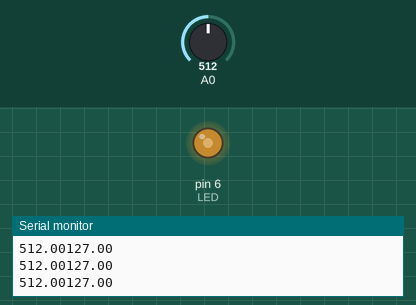
The sketch below on a simulated Arduino Uno, built with avr-gcc and run on an emulated ATmega328P. On the bench: output pins drawn as LEDs (lit = HIGH), the last lines printed to the serial monitor. The test bench sets the inputs (shaded band); at power-on: A0 = 512.

Above: at 1.2 s.
1.3 s: A0 set to 716
At 1.7 s:
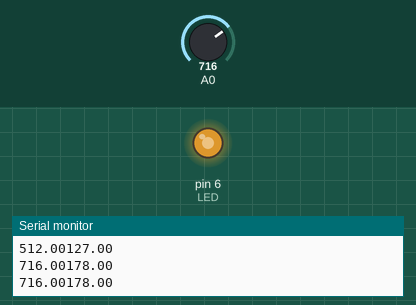
2.9 s: A0 set to 900
At 4.2 s:
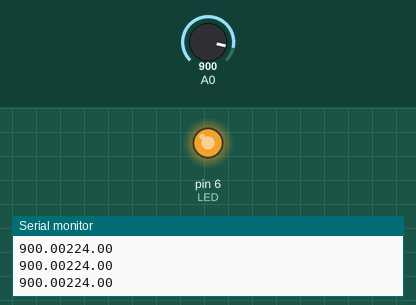
4.5 s: A0 set to 122
At 5.8 s:
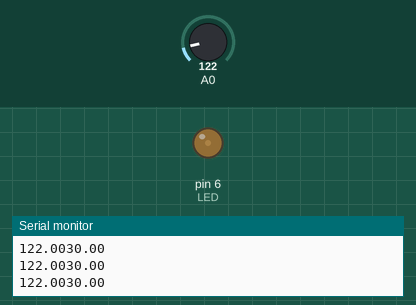
6.1 s: A0 set to 0
At 7.4 s:
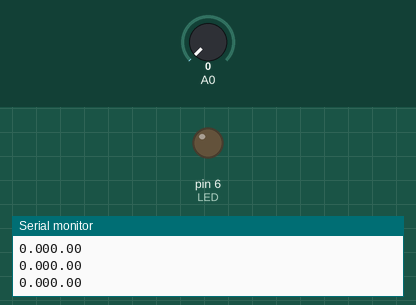
7.7 s: A0 set to 511
At 9.0 s:
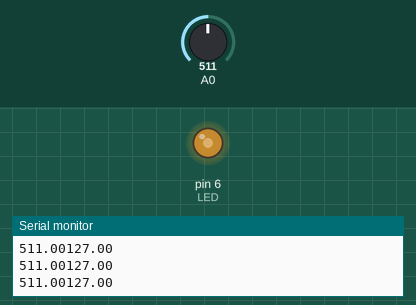
Timing chart, 0 to 10.3 s (numbered marks = the images above; inputs shaded):
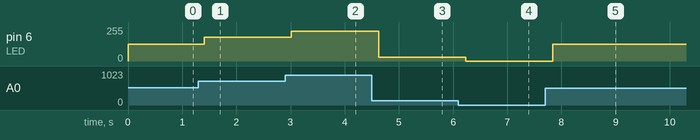

The sketch:

P4.2_arduinoblocks_-_potenciometro_-_LED.ino
```cpp
double Potenciometro;
double LED;
double Intensidad;

void fnc_dynamic_analogWrite(int _pin, int _e){
	pinMode(_pin,OUTPUT);
	analogWrite(_pin,_e);
}

void setup()
{


	Serial.begin(9600);
	Serial.flush();
	while(Serial.available()>0)Serial.read();

	pinMode(A0, INPUT);

	LED = 6;

}


void loop()
{

  	Potenciometro = analogRead(A0);
  	Intensidad = map(Potenciometro, 0,1023,0,255);
  	fnc_dynamic_analogWrite(LED, Intensidad);
  	Serial.print(Potenciometro);
  	Serial.print(String(""));
  	Serial.println(Intensidad);
  	delay(200);

}
```

Measured:
- after the input at 1.3 s, pin 6 (LED): 127/255 → 178/255 after 0.11 s
- after the input at 2.9 s, pin 6 (LED): 178/255 → 224/255 after 0.12 s
- after the input at 4.5 s, pin 6 (LED): 224/255 → 30/255 after 0.13 s
- after the input at 6.1 s, pin 6 (LED): 30/255 → 0/255 after 0.13 s
- after the input at 7.7 s, pin 6 (LED): 0/255 → 127/255 after 0.14 s
